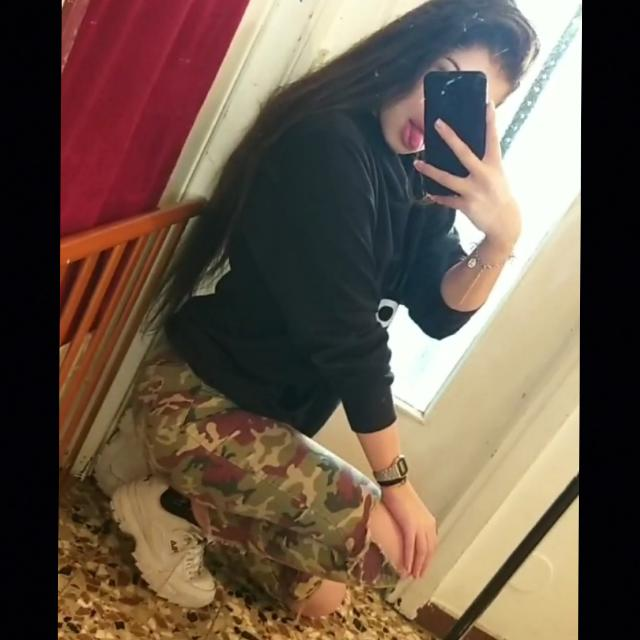
#> input picture Hog-Model/pic/denny.jpg, 640 x 640 px, found by its file name
$ python hog.py   (older library calls are emulated)
#> lines starting #> are read from the running program, lines starting #| are printed output that depends on the picture
#importing required libraries
from skimage.io import imread
from skimage.transform import resize
from skimage.feature import hog
import matplotlib.pyplot as plt

#reading the image
img = imread('/workspace/face-dect/Hog-Model/pic/denny.jpg')
#> img is the input picture: shape (640, 640, 3); mean R, G, B 104.8, 87.4, 73.8
plt.axis("off")
plt.imshow(img)
print(img.shape)
#| (640, 640, 3)

#resizing image
resized_img = resize(img, (128*4, 64*4))
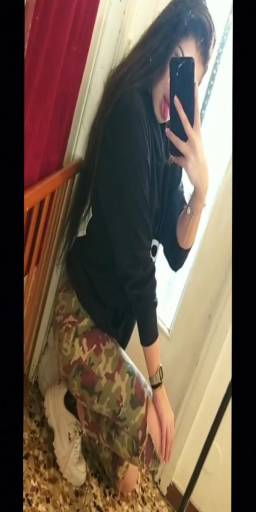
#> resized_img: shape (512, 256, 3) float64; mean R, G, B 0.411, 0.343, 0.289
plt.axis("off")
plt.imshow(resized_img)
plt.show()
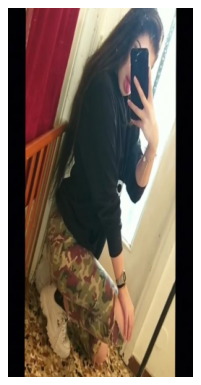
#> figure drawn by matplotlib, 1 panel
print(resized_img.shape)
#| (512, 256, 3)

#creating hog features
fd, hog_image = hog(resized_img, orientations=9, pixels_per_cell=(8, 8),
                	cells_per_block=(2, 2), visualize=True, multichannel=True)
print(fd.shape)
#| (70308,)
print(hog_image.shape)
#| (512, 256)
plt.axis("off")
plt.imshow(hog_image, cmap="gray")
plt.show()
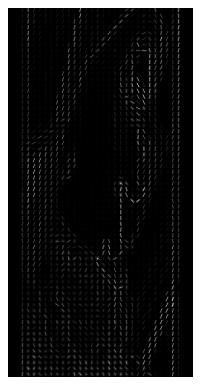
#> figure drawn by matplotlib, 1 panel

# save the images
plt.imsave("resized_img.jpg", resized_img)
plt.imsave("hog_image.jpg", hog_image, cmap="gray")
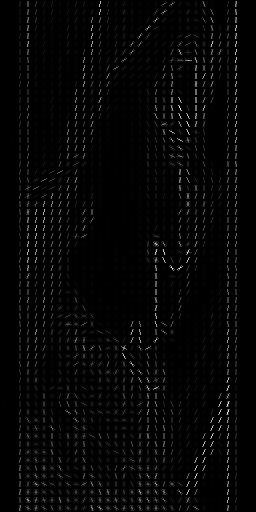
#> saved as hog_image.jpg: shape (512, 256, 3); min 0, max 255, mean 6.5

$ run again, with Hog-Model/pic/d10.jpg copied over Hog-Model/pic/denny.jpg
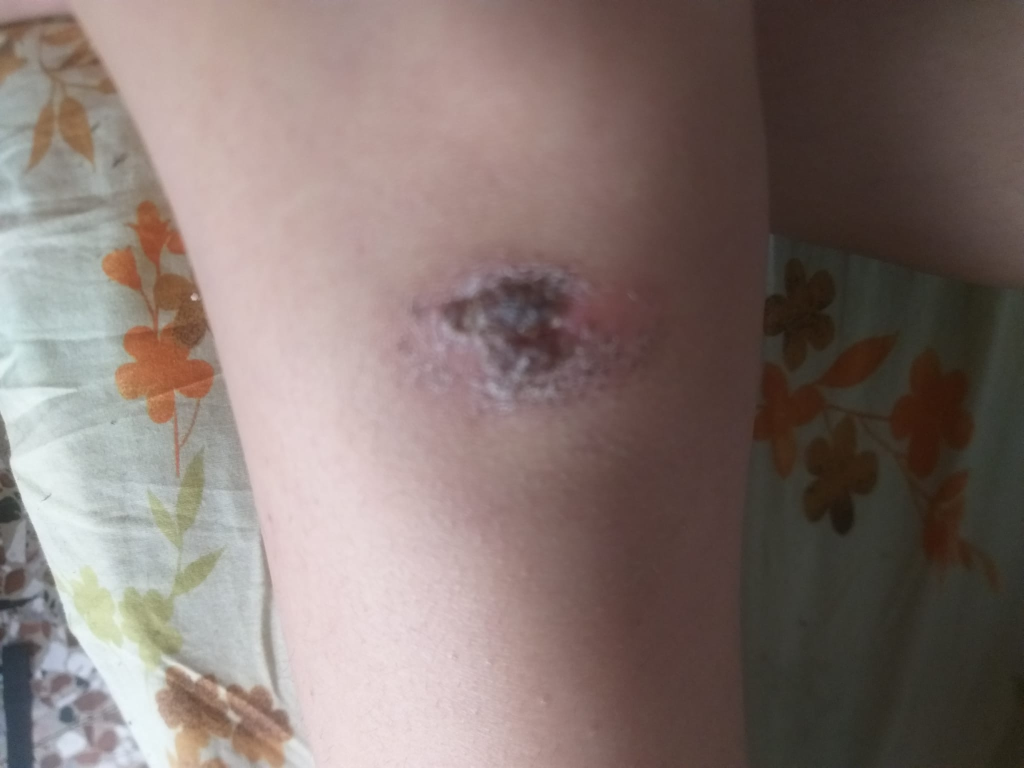
#> input picture Hog-Model/pic/d10.jpg, 2048 x 1536 px, found by its file name (shown at 1/2 size)
#> img is the input picture: shape (1536, 2048, 3); mean R, G, B 131.7, 116.7, 111.8
#| (1536, 2048, 3)
#| (512, 256, 3)
#| (70308,)
#| (512, 256)
#> `plt.show()`:
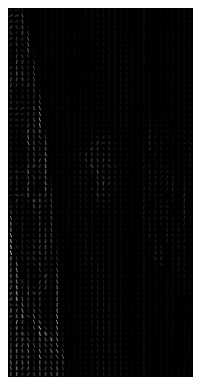
#> figure drawn by matplotlib, 1 panel
#> `plt.imsave("hog_image.jpg", hog_image, cmap="gray")`:
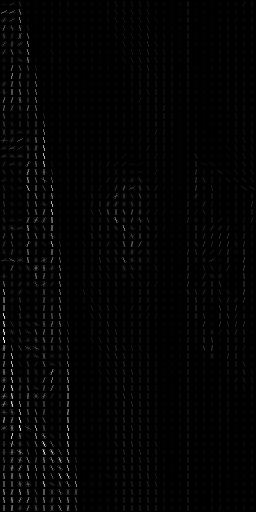
#> saved as hog_image.jpg: shape (512, 256, 3); min 0, max 253, mean 4.4
